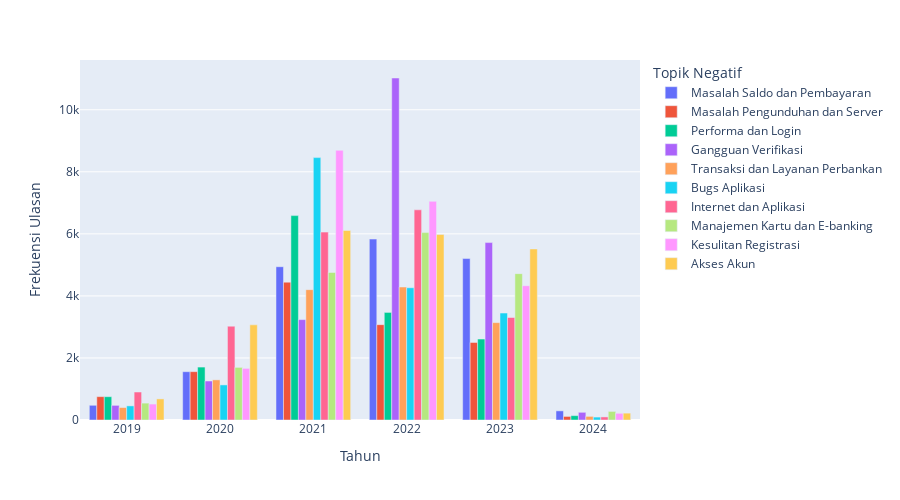

Notebook cell for this chart:
### Code cell
pipeline_label0 = [
    {'$match': {'label': 0}},
    {'$set': {'at': {'$dateToString': {'date': {'$toDate': '$at'}, 'format': '%Y'}}}},
    {'$group': {'_id': {'at': '$at', 'topic': '$topic'}, 'count': {'$sum': 1}}},
    {'$project': {'_id': 0, 'at': '$_id.at', 'topic': '$_id.topic', 'count': 1}}
]

# Execute the pipeline
result = collection.aggregate(pipeline_label0)

# Convert the result into a pandas DataFrame as df_label0
df_label0 = pd.DataFrame(list(result))

df_label0['topic'] = df_label0['topic'].map(negative_topics)

fig = px.bar(df_label0, x='at', y='count', color='topic', barmode='group', labels={'count': 'Frekuensi Ulasan', 'at': 'Tahun', 'topic': 'Topik Negatif'})
fig.update_layout(xaxis={'type': 'category', 'categoryorder': 'category ascending'})
fig.update_layout(height=500, width=900)

fig.show()

### Figure 1 — Plotly figure (JSON) as saved in the notebook; plotly's stock layout.template omitted (floating-point values rounded to 4 significant figures)
{"data": [{"alignmentgroup": "True", "hovertemplate": "Topik Negatif=Masalah Saldo dan Pembayaran<br>Tahun=%{x}<br>Frekuensi Ulasan=%{y}<extra></extra>", "legendgroup": "Masalah Saldo dan Pembayaran", "marker": {"color": "#636efa", "pattern": {"shape": ""}}, "name": "Masalah Saldo dan Pembayaran", "offsetgroup": "Masalah Saldo dan Pembayaran", "orientation": "v", "showlegend": true, "textposition": "auto", "type": "bar", "x": ["2022", "2023", "2024", "2019", "2021", "2020"], "xaxis": "x", "y": [5832, 5204, 295, 474, 4941, 1557], "yaxis": "y"}, {"alignmentgroup": "True", "hovertemplate": "Topik Negatif=Masalah Pengunduhan dan Server<br>Tahun=%{x}<br>Frekuensi Ulasan=%{y}<extra></extra>", "legendgroup": "Masalah Pengunduhan dan Server", "marker": {"color": "#EF553B", "pattern": {"shape": ""}}, "name": "Masalah Pengunduhan dan Server", "offsetgroup": "Masalah Pengunduhan dan Server", "orientation": "v", "showlegend": true, "textposition": "auto", "type": "bar", "x": ["2024", "2022", "2020", "2019", "2021", "2023"], "xaxis": "x", "y": [115, 3073, 1558, 753, 4443, 2499], "yaxis": "y"}, {"alignmentgroup": "True", "hovertemplate": "Topik Negatif=Performa dan Login<br>Tahun=%{x}<br>Frekuensi Ulasan=%{y}<extra></extra>", "legendgroup": "Performa dan Login", "marker": {"color": "#00cc96", "pattern": {"shape": ""}}, "name": "Performa dan Login", "offsetgroup": "Performa dan Login", "orientation": "v", "showlegend": true, "textposition": "auto", "type": "bar", "x": ["2022", "2024", "2020", "2023", "2021", "2019"], "xaxis": "x", "y": [3468, 141, 1706, 2610, 6588, 751], "yaxis": "y"}, {"alignmentgroup": "True", "hovertemplate": "Topik Negatif=Gangguan Verifikasi<br>Tahun=%{x}<br>Frekuensi Ulasan=%{y}<extra></extra>", "legendgroup": "Gangguan Verifikasi", "marker": {"color": "#ab63fa", "pattern": {"shape": ""}}, "name": "Gangguan Verifikasi", "offsetgroup": "Gangguan Verifikasi", "orientation": "v", "showlegend": true, "textposition": "auto", "type": "bar", "x": ["2019", "2020", "2022", "2024", "2023", "2021"], "xaxis": "x", "y": [472, 1257, 11024, 248, 5719, 3236], "yaxis": "y"}, {"alignmentgroup": "True", "hovertemplate": "Topik Negatif=Transaksi dan Layanan Perbankan<br>Tahun=%{x}<br>Frekuensi Ulasan=%{y}<extra></extra>", "legendgroup": "Transaksi dan Layanan Perbankan", "marker": {"color": "#FFA15A", "pattern": {"shape": ""}}, "name": "Transaksi dan Layanan Perbankan", "offsetgroup": "Transaksi dan Layanan Perbankan", "orientation": "v", "showlegend": true, "textposition": "auto", "type": "bar", "x": ["2022", "2021", "2019", "2020", "2023", "2024"], "xaxis": "x", "y": [4287, 4201, 401, 1294, 3139, 117], "yaxis": "y"}, {"alignmentgroup": "True", "hovertemplate": "Topik Negatif=Bugs Aplikasi<br>Tahun=%{x}<br>Frekuensi Ulasan=%{y}<extra></extra>", "legendgroup": "Bugs Aplikasi", "marker": {"color": "#19d3f3", "pattern": {"shape": ""}}, "name": "Bugs Aplikasi", "offsetgroup": "Bugs Aplikasi", "orientation": "v", "showlegend": true, "textposition": "auto", "type": "bar", "x": ["2022", "2020", "2019", "2023", "2021", "2024"], "xaxis": "x", "y": [4263, 1131, 455, 3448, 8458, 94], "yaxis": "y"}, {"alignmentgroup": "True", "hovertemplate": "Topik Negatif=Internet dan Aplikasi<br>Tahun=%{x}<br>Frekuensi Ulasan=%{y}<extra></extra>", "legendgroup": "Internet dan Aplikasi", "marker": {"color": "#FF6692", "pattern": {"shape": ""}}, "name": "Internet dan Aplikasi", "offsetgroup": "Internet dan Aplikasi", "orientation": "v", "showlegend": true, "textposition": "auto", "type": "bar", "x": ["2021", "2023", "2024", "2020", "2022", "2019"], "xaxis": "x", "y": [6056, 3304, 99, 3023, 6775, 902], "yaxis": "y"}, {"alignmentgroup": "True", "hovertemplate": "Topik Negatif=Manajemen Kartu dan E-banking<br>Tahun=%{x}<br>Frekuensi Ulasan=%{y}<extra></extra>", "legendgroup": "Manajemen Kartu dan E-banking", "marker": {"color": "#B6E880", "pattern": {"shape": ""}}, "name": "Manajemen Kartu dan E-banking", "offsetgroup": "Manajemen Kartu dan E-banking", "orientation": "v", "showlegend": true, "textposition": "auto", "type": "bar", "x": ["2024", "2021", "2022", "2023", "2020", "2019"], "xaxis": "x", "y": [277, 4756, 6040, 4718, 1696, 544], "yaxis": "y"}, {"alignmentgroup": "True", "hovertemplate": "Topik Negatif=Kesulitan Registrasi<br>Tahun=%{x}<br>Frekuensi Ulasan=%{y}<extra></extra>", "legendgroup": "Kesulitan Registrasi", "marker": {"color": "#FF97FF", "pattern": {"shape": ""}}, "name": "Kesulitan Registrasi", "offsetgroup": "Kesulitan Registrasi", "orientation": "v", "showlegend": true, "textposition": "auto", "type": "bar", "x": ["2022", "2024", "2023", "2020", "2021", "2019"], "xaxis": "x", "y": [7048, 216, 4328, 1664, 8693, 514], "yaxis": "y"}, {"alignmentgroup": "True", "hovertemplate": "Topik Negatif=Akses Akun<br>Tahun=%{x}<br>Frekuensi Ulasan=%{y}<extra></extra>", "legendgroup": "Akses Akun", "marker": {"color": "#FECB52", "pattern": {"shape": ""}}, "name": "Akses Akun", "offsetgroup": "Akses Akun", "orientation": "v", "showlegend": true, "textposition": "auto", "type": "bar", "x": ["2019", "2022", "2021", "2020", "2023", "2024"], "xaxis": "x", "y": [680, 5980, 6108, 3067, 5514, 221], "yaxis": "y"}], "layout": {"barmode": "group", "height": 500, "legend": {"title": {"text": "Topik Negatif"}, "tracegroupgap": 0}, "margin": {"t": 60}, "width": 900, "xaxis": {"anchor": "y", "categoryorder": "category ascending", "domain": [0, 1], "title": {"text": "Tahun"}, "type": "category"}, "yaxis": {"anchor": "x", "domain": [0, 1], "title": {"text": "Frekuensi Ulasan"}}}}
